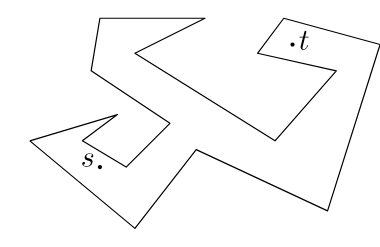
#> input picture plotting images/min_link_shape.png, 380 x 247 px
$ python file_upload.py
#> lines starting #> are read from the running program, lines starting #| are printed output that depends on the picture; after the words box and inside, x2 and y2 are one past the last pixel; in counts of white or black regions, pixels touching at a corner belong together
# -*- coding: utf-8 -*-
"""
Created on Fri Aug  1 17:18:33 2025

@author: histo
"""


import cv2
import numpy as np
from PIL import Image
import matplotlib.pyplot as plt

def load_image(path):

#> called with path = 'min_link_shape.png'
    img = Image.open(path).convert("RGB")
    return np.array(img)

def extract_and_plot_vertices(image_path, epsilon_ratio=0.01):
    img = load_image(image_path)
    h, w = img.shape[:2]
#> h = 247; w = 380

    # Convert to grayscale and threshold
    gray = cv2.cvtColor(img, cv2.COLOR_RGB2GRAY)
    _, binary = cv2.threshold(gray, 127, 255, cv2.THRESH_BINARY_INV)
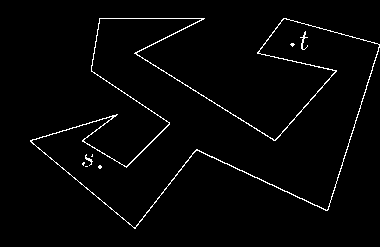
#> binary: shape (247, 380); 2.2% white in thin lines or dots, all inside (x1, y1, x2, y2) = (30, 18, 380, 229)

    # Find contours
    contours, _ = cv2.findContours(binary, cv2.RETR_EXTERNAL, cv2.CHAIN_APPROX_NONE)
#> contours = 1 contour; box (x1, y1, x2, y2) and area: (30, 18, 380, 229) 30459
    if not contours:
        print("No contours found.")
        return []

    contour = max(contours, key=cv2.contourArea)
#> contour = contour of 1408 points, box (x1, y1, x2, y2) (30, 18, 380, 229), area 30459

    # Approximate polygon from contour
    epsilon = epsilon_ratio * cv2.arcLength(contour, True)
#> epsilon = 16.95
    approx = cv2.approxPolyDP(contour, epsilon, True)
#> approx = contour of 17 points, box (x1, y1, x2, y2) (30, 18, 380, 229), area 30433

    # Flip y axis for all points (so origin is bottom left)
    vertices = [(pt[0][0], h - pt[0][1]) for pt in approx]
#> vertices = [(30, 107), (134, 19), (196, 97), (327, 37), (379, 203), (283, 229), (257, 194), (335, 176), (274, 107), (136, 194), (204, 229), (99, 229), (91, 176), (169, 124), (126, 81), (83, 107), (117, 133)]

    # Plot
    plt.figure(figsize=(6, 6))

    x, y = zip(*vertices)
#> x = (30, 134, 196, 327, 379, 283, 257, 335, 274, 136, 204, 99, 91, 169, 126, 83, 117); y = (107, 19, 97, 37, 203, 229, 194, 176, 107, 194, 229, 229, 176, 124, 81, 107, 133)
    plt.plot(x + (x[0],), y + (y[0],), 'ro-')  # close polygon

    for i, (vx, vy) in enumerate(vertices):
        plt.text(vx + 5, vy, f'{i+1}', fontsize=9, color='blue')
#> this loop made 17 passes

    plt.title("Detected Vertices (0,0 = Bottom Left)")
    plt.xlabel("X-axis")
    plt.ylabel("Y-axis")
    plt.grid(True)
    plt.gca().set_aspect('equal')
    plt.xticks(np.arange(0, w+1, 50))
    plt.yticks(np.arange(0, h+1, 50))
    plt.show()
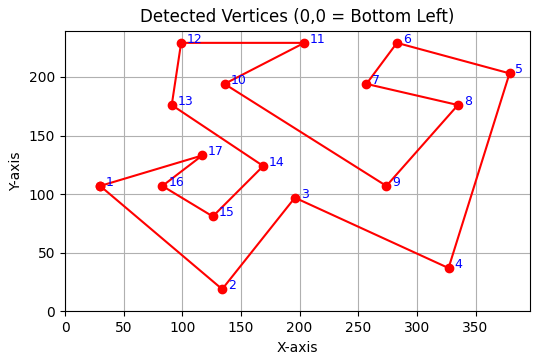
#> figure drawn by matplotlib, 1 panel

    return vertices

# Show Images
vertices = extract_and_plot_vertices("min_link_shape.png")  # < -- filename
print("Boundary Coordinates (x, y):")
for x, y in vertices:
    print(f"({int(x)}, {int(y)})")
#> this loop made 17 passes
#| (30, 107)
#| (134, 19)
#| (196, 97)
#| (327, 37)
#| (379, 203)
#| (283, 229)
#| (257, 194)
#| (335, 176)
#> (further printed lines are left out)

# Save to TXT file
output_file = "vertices_output.txt"
with open(output_file, "w") as f:
    for x, y in vertices:
        f.write(f"{int(x)}, {int(y)}\n")

print(f"Vertices saved to {output_file}")

$ run again, with plotting images/irregular_shape_testing.png copied over plotting images/min_link_shape.png
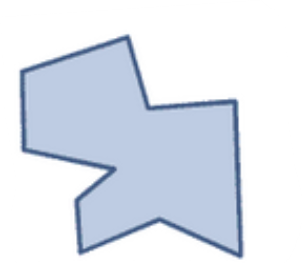
#> input picture plotting images/irregular_shape_testing.png, 302 x 263 px
#> in extract_and_plot_vertices, `_, binary = cv2.threshold(gray, 127, 255, cv2.THRESH_BINARY_INV)`:
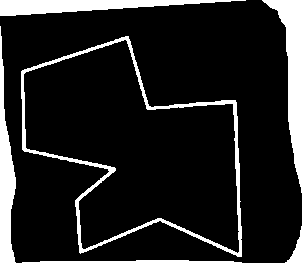
#> binary: shape (263, 302); 13.2% white; 6 white regions
#> contours = 6 contours; box (x1, y1, x2, y2) and area: (21, 36, 242, 257) 30089, (262, 0, 302, 193) 2424, (0, 0, 246, 16) 1838, (0, 26, 16, 263) 1768, (22, 260, 242, 263) 247, (285, 226, 302, 263) 190
#> contour = contour of 834 points, box (x1, y1, x2, y2) (21, 36, 242, 257), area 30089
#> epsilon = 9.16
#> approx = contour of 10 points, box (x1, y1, x2, y2) (21, 36, 242, 257), area 29912
#> in extract_and_plot_vertices, `vertices = [(pt[0][0], h - pt[0][1]) for pt in approx]`: vertices = [(21, 192), (22, 114), (109, 92), (75, 63), (80, 10), (160, 43), (241, 7), (235, 163), (149, 157), (128, 227)]
#> in extract_and_plot_vertices, `x, y = zip(*vertices)`: x = (21, 22, 109, 75, 80, 160, 241, 235, 149, 128); y = (192, 114, 92, 63, 10, 43, 7, 163, 157, 227)
#> the loop in extract_and_plot_vertices, `for i, (vx, vy) in enumerate(vertices):` made 10 passes
#> in extract_and_plot_vertices, `plt.show()`:
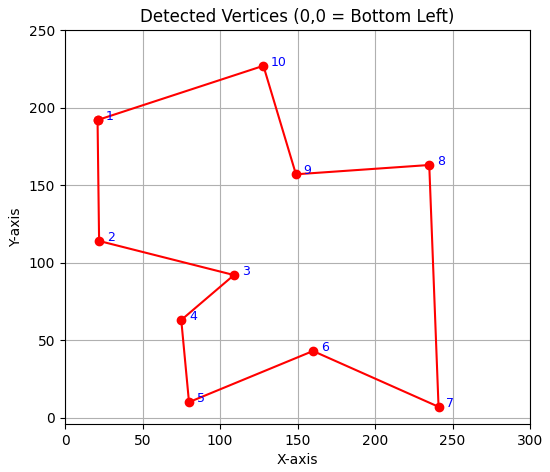
#> figure drawn by matplotlib, 1 panel
#> the loop `for x, y in vertices:` made 10 passes
#> (printed output is left out)

$ run again, with plotting images/triangle.jpg saved as plotting images/min_link_shape.png
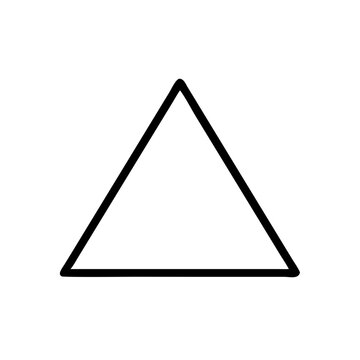
#> input picture plotting images/triangle.jpg, 360 x 360 px
#> in extract_and_plot_vertices, gray is the input picture: shape (360, 360); min 0, max 255, mean 244.5
#> in extract_and_plot_vertices, `_, binary = cv2.threshold(gray, 127, 255, cv2.THRESH_BINARY_INV)`:
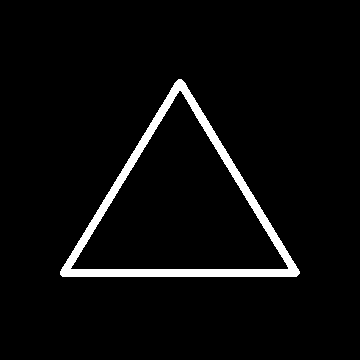
#> binary: shape (360, 360); 4.2% white; 1 white region
#> contours = 1 contour; box (x1, y1, x2, y2) and area: (60, 79, 300, 277) 24554
#> contour = contour of 631 points, box (x1, y1, x2, y2) (60, 79, 300, 277), area 24554
#> epsilon = 7.31
#> approx = [[60, 271], [299, 273], [181, 79]]
#> in extract_and_plot_vertices, `vertices = [(pt[0][0], h - pt[0][1]) for pt in approx]`: vertices = [(60, 89), (299, 87), (181, 281)]
#> in extract_and_plot_vertices, `x, y = zip(*vertices)`: x = (60, 299, 181); y = (89, 87, 281)
#> the loop in extract_and_plot_vertices, `for i, (vx, vy) in enumerate(vertices):` made 3 passes
#> in extract_and_plot_vertices, `plt.show()`:
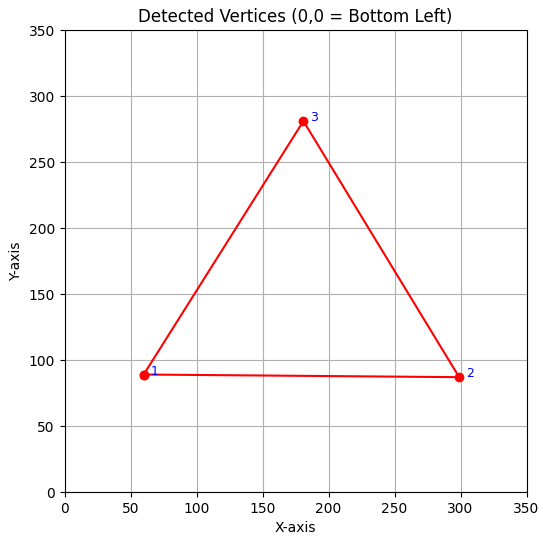
#> figure drawn by matplotlib, 1 panel
#> `vertices = extract_and_plot_vertices("min_link_shape.png")`: vertices = [(60, 89), (299, 87), (181, 281)]
#> the loop `for x, y in vertices:` made 3 passes
#> (printed output is left out)
